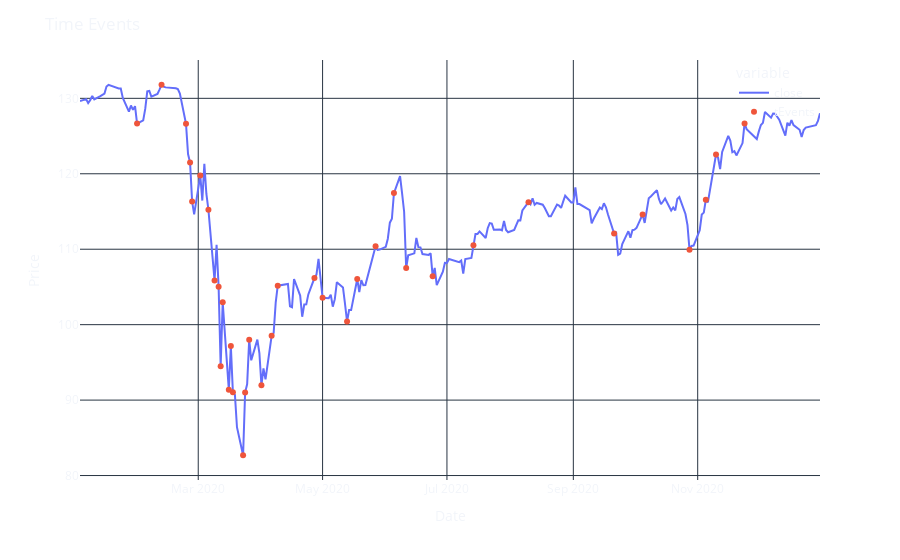

Notebook code for this chart:
### Markdown cell above
## Event Detection and Triple Barrier Method

### Code cell
# Time events and triple barrier
timeevents = symmetric_cusum_filter(close, 5)

# Plotting the time events
fig = close.plot()
fig.add_trace(go.Scatter(x=timeevents, y=close[timeevents], mode="markers", name="tEvents"))
update_figure_layout(fig, "Time Events", "Date", "Price")
fig.show()

### Figure 1 — Plotly figure (JSON) as saved in the notebook; plotly's stock layout.template omitted (floating-point values rounded to 4 significant figures; data arrays with more than 128 entries replaced by an {"elided": "..."} marker saying what was removed)
{"data": [{"hovertemplate": "variable=close<br>dates=%{x}<br>value=%{y}<extra></extra>", "legendgroup": "close", "line": {"color": "#636efa", "dash": "solid"}, "marker": {"symbol": "circle"}, "mode": "lines", "name": "close", "orientation": "v", "showlegend": true, "type": "scatter", "x": {"elided": "244 str values"}, "xaxis": "x", "y": {"elided": "244 float values"}, "yaxis": "y"}, {"mode": "markers", "name": "tEvents", "type": "scatter", "x": ["2020-01-31T00:00:00", "2020-02-12T00:00:00", "2020-02-24T00:00:00", "2020-02-26T00:00:00", "2020-02-27T00:00:00", "2020-03-02T00:00:00", "2020-03-06T00:00:00", "2020-03-09T00:00:00", "2020-03-11T00:00:00", "2020-03-12T00:00:00", "2020-03-13T00:00:00", "2020-03-16T00:00:00", "2020-03-17T00:00:00", "2020-03-18T00:00:00", "2020-03-23T00:00:00", "2020-03-24T00:00:00", "2020-03-26T00:00:00", "2020-04-01T00:00:00", "2020-04-06T00:00:00", "2020-04-09T00:00:00", "2020-04-27T00:00:00", "2020-05-01T00:00:00", "2020-05-13T00:00:00", "2020-05-18T00:00:00", "2020-05-27T00:00:00", "2020-06-05T00:00:00", "2020-06-11T00:00:00", "2020-06-24T00:00:00", "2020-07-14T00:00:00", "2020-08-10T00:00:00", "2020-09-21T00:00:00", "2020-10-05T00:00:00", "2020-10-28T00:00:00", "2020-11-05T00:00:00", "2020-11-10T00:00:00", "2020-11-24T00:00:00"], "y": [126.7, 131.8, 126.6, 121.5, 116.3, 119.8, 115.2, 105.9, 105.0, 94.5, 103.0, 91.38, 97.17, 91.03, 82.69, 91, 98.01, 91.96, 98.52, 105.2, 106.2, 103.6, 100.4, 106.1, 110.4, 117.4, 107.5, 106.4, 110.5, 116.2, 112.1, 114.6, 109.9, 116.6, 122.5, 126.7]}], "layout": {"autosize": true, "legend": {"title": {"text": "variable"}, "tracegroupgap": 0, "x": 1, "xanchor": "auto", "y": 1, "yanchor": "auto"}, "margin": {"t": 60}, "paper_bgcolor": "rgba(0, 0, 0, 0)", "plot_bgcolor": "rgba(0, 0, 0, 0)", "title": {"text": "Time Events"}, "xaxis": {"anchor": "y", "autorange": true, "domain": [0, 1], "range": ["2020-01-03", "2020-12-31"], "title": {"text": "Date"}, "type": "date"}, "yaxis": {"anchor": "x", "autorange": true, "domain": [0, 1], "range": [78.89, 135.6], "title": {"text": "Price"}, "type": "linear"}}}
